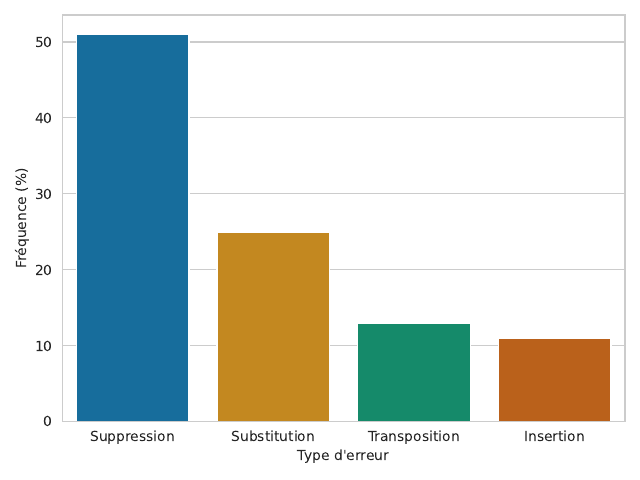

Write Python code to recreate this figure.
from matplotlib import pyplot as plt
import seaborn as sns
import numpy as np


def main():
    freqs = np.array([0.51, 0.25, 0.13, 0.11]) * 100
    labels = ["Suppression", "Substitution", "Transposition", "Insertion"]
    sns.set_style("whitegrid")
    sns.set_palette("colorblind")
    sns.barplot(x=labels, y=freqs)
    plt.xlabel("Type d'erreur")
    plt.ylabel("Fréquence (%)")
    plt.tight_layout()
    plt.savefig("./assets/python/rules-stats.pdf")


if __name__ == "__main__":
    main()
